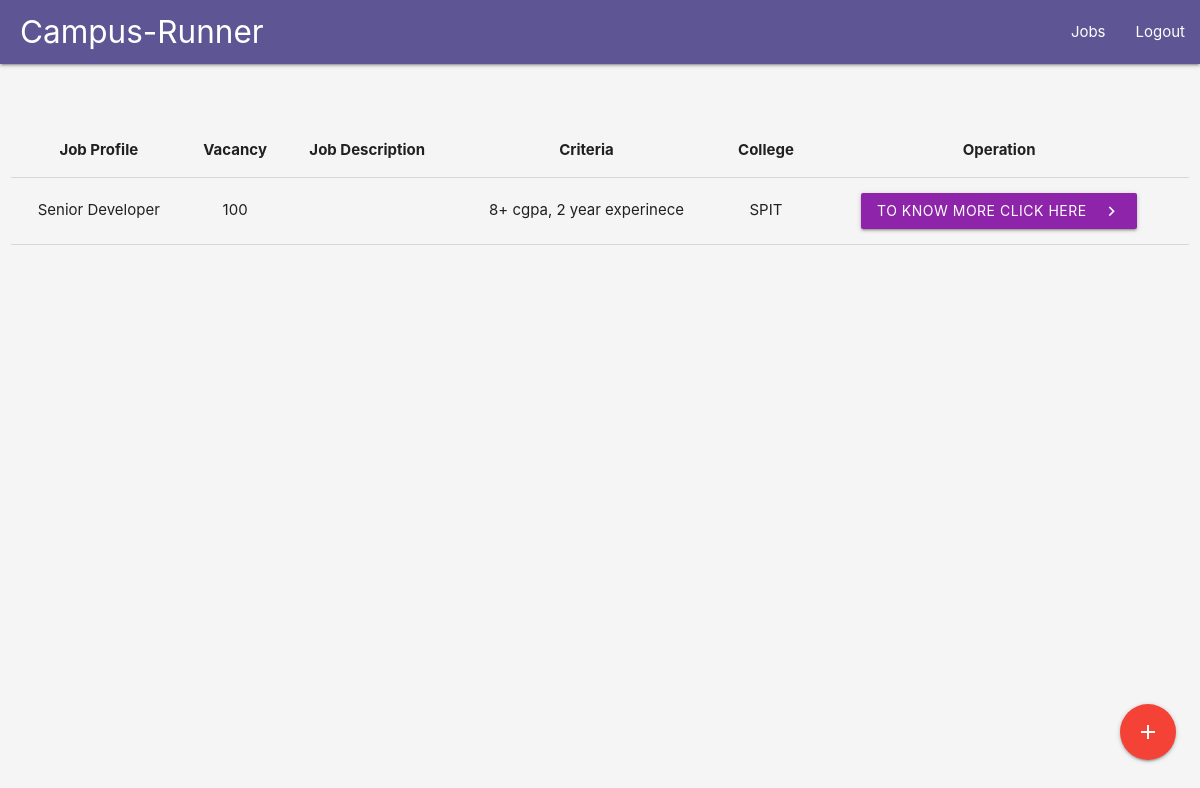
The app's page /company/jobs/ (signed in) with its own data.
### accounts/models.py (models this page shows)
class JobProfile(models.Model):
	company = models.ForeignKey(Company, on_delete=models.CASCADE)
	job_title = models.CharField(max_length=20)
	vacancy = models.PositiveIntegerField()
	job_description = models.TextField(max_length=200)
	criteria = models.PositiveIntegerField(null=True, blank=True)
	college = models.ForeignKey(College, on_delete=models.CASCADE, blank=True, null=True)

class College(models.Model):
	name = models.CharField(max_length=50, unique=True)
	def __str__(self):
		return self.name

### Company/views.py (the view)
# urls.py: path('jobs/', login_required(JobView.as_view()), name='jobs'),
class JobView(View):
    def get(self,request, *args, **kwargs):
        context = dict()
        company = Company.objects.get(user=request.user)
        context['job_profiles'] = JobProfile.objects.filter(company=company).order_by('-id')
        context['college_list'] = College.objects.all()
        return render(request, 'jobs.html', context)

### Company/templates/jobs.html (shortened to what this page needs)
{% extends 'company_base.html' %}
{% block content %}
<a class="btn-floating btn-large waves-effect waves-light red"><i class="material-icons">add</i></a>
<div class="row" style="margin-top: 5%;">
    <div class="col s12">
        <table class="centered responsive-table highlight">
            <thead>
            <tr>
                <th>Job Profile</th>
                <th>Vacancy</th>
                <th>Job Description</th>
                <th>Criteria</th>
                <th>College</th>
                <th>Operation</th>
            </tr>
            </thead>
            <tbody>
            {% for job in job_profiles%}
            <tr class="">
                <td>{{job.job_title}}</td>
                <td>{{job.vacancy}}</td>
                <td>{{job.job_description}}</td>
                <td>{{job.criteria}}</td>
                <td>{{job.college}}</td>
                <td>
                    <button class="btn waves-effect waves-light #8e24aa purple darken-1 know_more" type="button" name="action" \
                            id="{{job.id}}" onclick="location.href='{% url 'company:jobss' job.id %}';"> To know more click here
                    <i class="material-icons right">navigate_next</i>
                    </button>
                </td>
            </tr>
            {% endfor %}
            </tbody>
        </table>
    </div>
</div>
{% endblock %}

### records on screen
JobProfile: job_title "Senior Developer", vacancy "100", criteria "8+ cgpa, 2 year experinece", college "SPIT"
